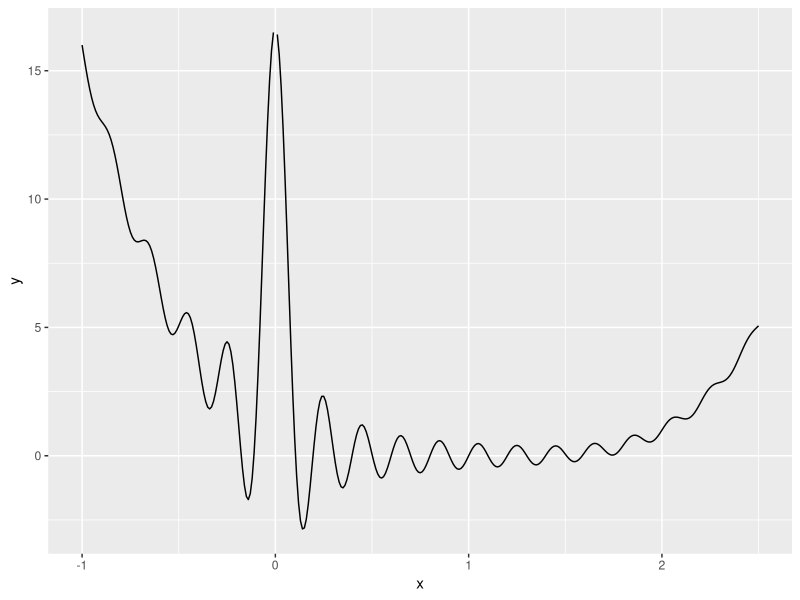

R code for this plot: (Note: this script raises an error after producing the figure.)
### Gramacy & Lee (2012) function
target = function(x) {
  stopifnot(is.numeric(x))
  stopifnot(length(x) == 1)
  f = expression(sin(10*pi*x) / (2*x) + (x-1)^4)
  g = D(f, "x")
  h = D(g, "x")
  f = eval(f)
  g = eval(g)
  h = eval(h)
  list(value = f, gradient = g, hessian = as.matrix(h))
}

### 1 global minimum
### minimal function value: -2.873899
library(ggplot2)
x = seq(-1,2.5,0.01)
y = sapply(x,function(x)target(x)$value)
ggplot(data.frame(x = x, y = y), aes(x = x, y = y))+
  geom_line()

### number of parameter
npar = 1

### controls
vntrs_controls = list(minimize = TRUE,
                      nmax = 5,
                      init_runs = 1000,
                      init_min = -10,
                      init_max = 10,
                      init_iterlim_short = 20,
                      init_iterlim_long = 1000,
                      iterlim = 100,
                      interrupt_rate = 0.5,
                      neighbor_number = 10,
                      neighbor_beta = 0.05)

### vntrs
vntrs(target, npar, vntrs_controls)
